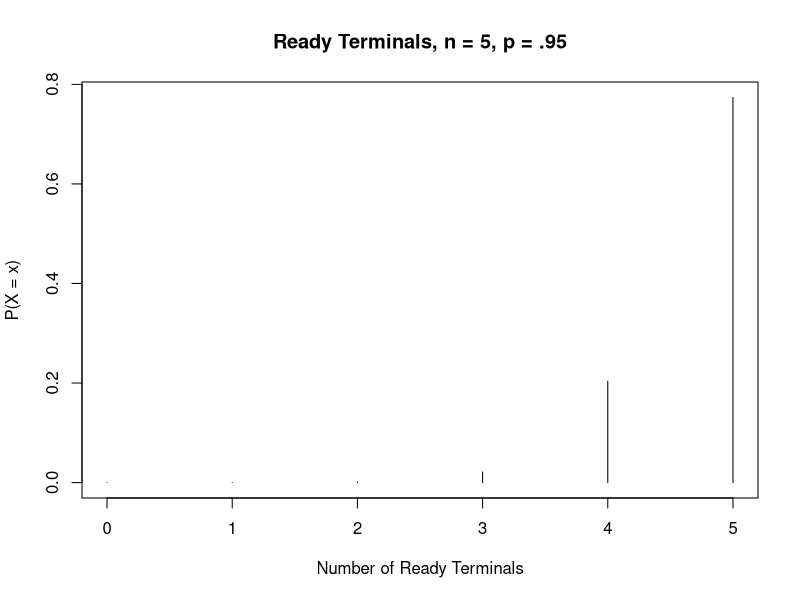
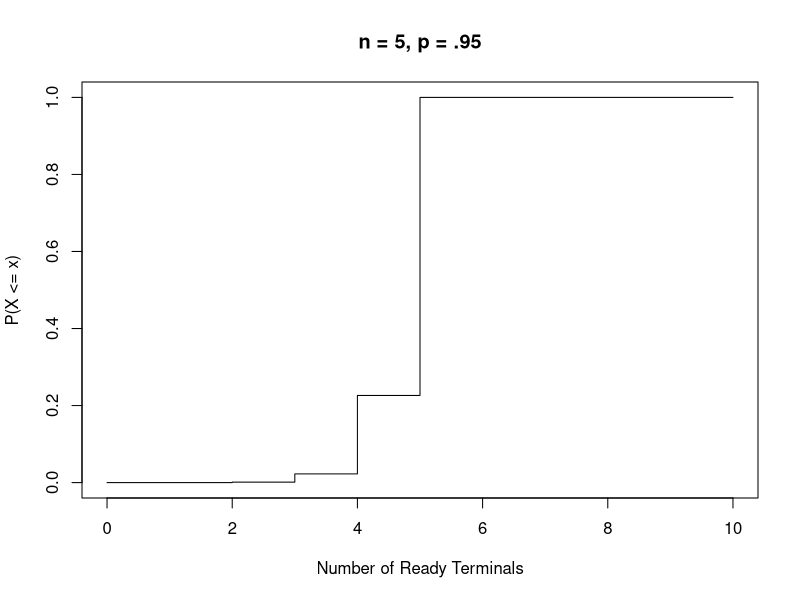
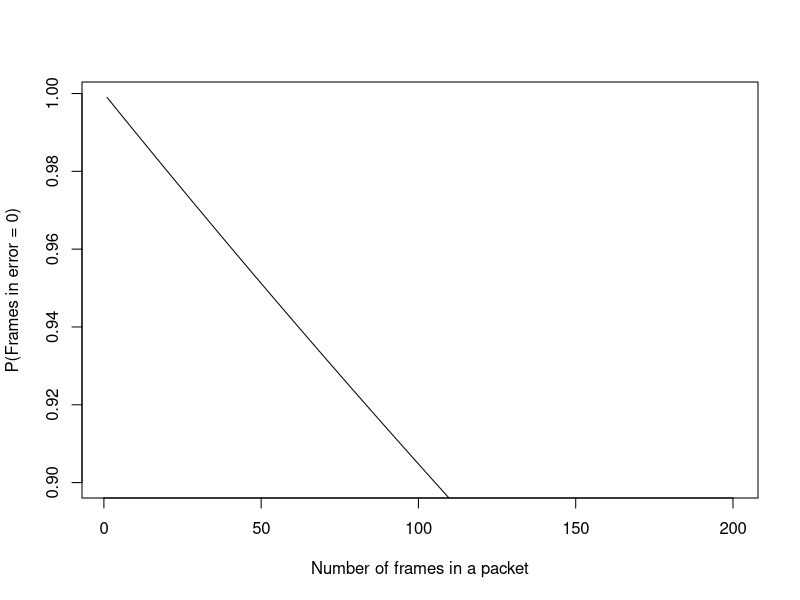

The R source for these figures, in order:
# At a particular garage 20% of the cars that arrive for repair have engine trouble.
# Upon arrival at the garage an engine diagnostic test is carried out on the car, but this
# engine diagnostic test is far from perfect. If the car has engine trouble the diagnostic
# test will turn out positive with a probability of 0.88. If the car does not have engine
# trouble, the diagnostic test will turn out positive with a probability of 0.02.

# Q 3(d) [8 Marks]
# If 20 cars arrive to the garage on a particular day, what is the probability that:
"20% defect, 80% good"
# (i)
# 7 of the cars will have engine trouble
# whats the probability 7 will be defective
# n = 10
# x = 7
"
 Formula
            | 10 |
 P(X = 7) = |    | (.2)^7 (1 - (.2))^10-7
            | 7  |

"
choose(10, 7) * (.2)^7 * (1 - (.2))^3 # = .00078

"Conditions
 n repeated trials
 success or failure
 prob of a success p is constant from trial to trial
 repeated trials are indepentdent
"
# X = number of successes in n trials
# PDF
"
 Formula
            | n |
 P(X = x) = |   | p^x * q^n-x
            | x |

 n = no of trials
 p = probability of success
 q = 1 - p = probability of failure
 x = no of successes in n trials
"
# PDF
# Example: ------------------------------
# prob of 1 terminal ready is .95
# prob that 3 ready terminals in 5 terminals
#            | 5 |
# P(X = 3) = |   | (.95)^3 (.05)^2
#            | 3 |
dbinom(x = 3, size = 5, prob = .95)
# for all probs
x <- 0:5
dbinom(x, size = 5, prob = .95)
plot(x, dbinom(x, size = 5, prob = .95),
     xlab="Number of Ready Terminals", ylab="P(X = x)", type="h", main="Ready Terminals, n = 5, p = .95")

# PDF
# Example: ------------------------------
# for tossing a coin 10 times and getting heads
x <- 0:10
round(dbinom(x, 10, .5), 4)
# 0 H    1 H    2 H    3 H    4 H    5 H    6 H    7 H    8 H    9 H    10 H
# 0.0010 0.0098 0.0439 0.1172 0.2051 0.2461 0.2051 0.1172 0.0439 0.0098 0.0010

# CDF
# Example: ------------------------------
# prob of 1 terminal ready is .95
# prob that 3 or less ready terminals in 5 terminals
"
 Formula: work out each indepently then add

 P(X <= x) = P(X = 0) + P(X = 1) +...+ P(X = x)

                   | n |                     | n |
           = q^n + |   | * p^1 * q^n-1 +...+ |   | * p^x * q^n-x
                   | 1 |                     | x |
"
"
 P(X <= 0) = P(X = 1) + P(X = 2) + P(X = 3)

                       | 5 |                   | 5 |                   | 5 |
           = (.05)^5 + |   | (.95)^1 (.05)^4 + |   | (.95)^2 (.05)^3 + |   |(.95)^3 (.05)^1
                       | 1 |                   | 2 |                   | 3 |

          = 0.0000003125 + 0.0000296875 + 0.0011281250 + 0.0214343750

          = 0.0225925
"
# Complement event
# 4 or more terminals ready
"
 P(X >= 4)
 1 - p(X <= 3)
 1 - .0226
 = .9774
"
# NOTE: dbinom if we wanted exactly 3, pbinom for less than.
# P(X<= 3)
pbinom(3, 5, .95)

# P(X > 3)
1 - pbinom(3, 5, .95)

plot(x, pbinom(x, size = 5, prob = .95),
     xlab="Number of Ready Terminals", ylab="P(X <= x)", ylim=c(0, 1), type="s", main="n = 5, p = .95")


# Quantile
# Example: ------------------------------
# IC chips 20% defective
# batch of 20
# up to how many defectives will the batches contain with at least 95% certainty?
"
 Choose k:
      P(X <= k) >= .95
"
qbinom(.95, 20, .2) # = 7
# 95% of these batches would contain less than or equal to 7 defectives.

# Example: ------------------------------
# n frames per packet, prob a frame gets through without an error is .999.
# What is the max size a packet can be so that the prob that it contains
# no frame in error is at least .9?

# X = number of frames in error in a packet of size n.
"P(X = 0) = .999^n"
# how big can we make ^n so it wont go below .9
"
 Choose n so that:
     .999^n > 0.9
 n = 105 (answer)
"
# When the packet size reaches 105, the probability of it being error free is below 90%
# could use for loop or
# log of .999 to base of 0.9 to get 105
log(.9, .999)
.999^105

n <- 1:200
plot(n, .999^n, type = "l",
     ylab="P(Frames in error = 0)",
     xlab="Number of frames in a packet",
     ylim=c(.9, .999))

# Mean of Binomial Distribution
"
 Formula
                n
 mean = E(X) = SUM xp(x)
               x=0

                n      | n |
             = SUM x * |   | * P^x * q^n-x
               x=0     | x |
"
"E(X) = n * p" # n = number of departments * p = probs, q = 1 - p
# add them up to get mean
# n = number of trials

"Variance = n * p * q"
# mean n * p
100 * .01 # = 1

# variance n * p * q
100 * .01 * .99 # = .99

# --- --- --- --- ---
#Q 5(b) [12.5 Marks]
#In a certain long document, there is an average of 0.3 typographical errors per 100
#words of text.

# (i) What is the mean number of words between errors?
"E(X) = 1/p"
1/.3 # incomplete

# (ii) What is the probability of there being at least 100 words before the first error?
# (iii) How many words would there be on a page, if the probability of 0 errors on a page was 20%?



